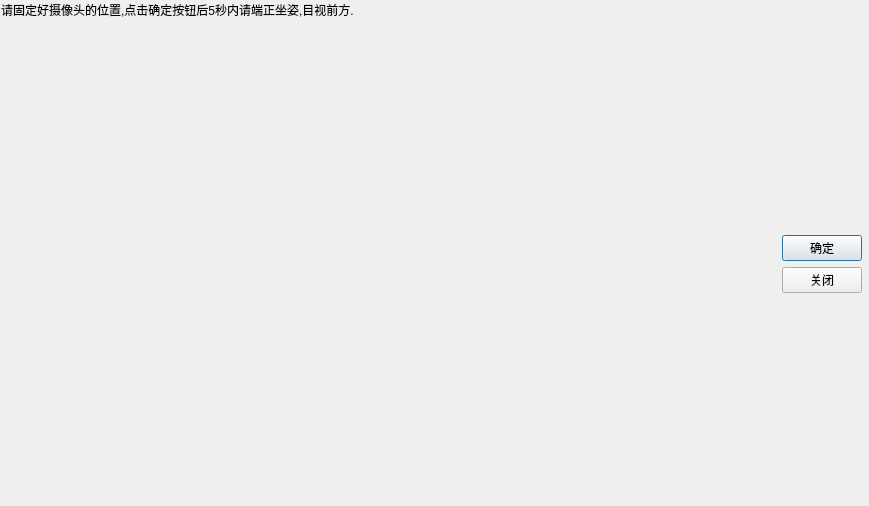
<?xml version="1.0" encoding="UTF-8"?>
<ui version="4.0">
 <class>MyDialog</class>
 <widget class="QDialog" name="MyDialog">
  <property name="geometry">
   <rect>
    <x>0</x>
    <y>0</y>
    <width>869</width>
    <height>506</height>
   </rect>
  </property>
  <property name="windowTitle">
   <string>Dialog</string>
  </property>
  <widget class="QWidget" name="layoutWidget">
   <property name="geometry">
    <rect>
     <x>1</x>
     <y>1</y>
     <width>861</width>
     <height>501</height>
    </rect>
   </property>
   <layout class="QVBoxLayout" name="verticalLayout_2">
    <item>
     <widget class="QLabel" name="label">
      <property name="maximumSize">
       <size>
        <width>16777215</width>
        <height>25</height>
       </size>
      </property>
      <property name="text">
       <string>请固定好摄像头的位置,点击确定按钮后5秒内请端正坐姿,目视前方.</string>
      </property>
     </widget>
    </item>
    <item>
     <layout class="QHBoxLayout" name="horizontalLayout">
      <item>
       <widget class="QLabel" name="inVideo">
        <property name="text">
         <string/>
        </property>
        <property name="alignment">
         <set>Qt::AlignCenter</set>
        </property>
       </widget>
      </item>
      <item>
       <spacer name="horizontalSpacer">
        <property name="orientation">
         <enum>Qt::Horizontal</enum>
        </property>
        <property name="sizeHint" stdset="0">
         <size>
          <width>40</width>
          <height>20</height>
         </size>
        </property>
       </spacer>
      </item>
      <item>
       <layout class="QVBoxLayout" name="verticalLayout">
        <item>
         <spacer name="verticalSpacer_2">
          <property name="orientation">
           <enum>Qt::Vertical</enum>
          </property>
          <property name="sizeHint" stdset="0">
           <size>
            <width>20</width>
            <height>40</height>
           </size>
          </property>
         </spacer>
        </item>
        <item>
         <widget class="QPushButton" name="Ok">
          <property name="text">
           <string>确定</string>
          </property>
         </widget>
        </item>
        <item>
         <widget class="QPushButton" name="Cancel">
          <property name="text">
           <string>关闭</string>
          </property>
         </widget>
        </item>
        <item>
         <spacer name="verticalSpacer">
          <property name="orientation">
           <enum>Qt::Vertical</enum>
          </property>
          <property name="sizeHint" stdset="0">
           <size>
            <width>20</width>
            <height>40</height>
           </size>
          </property>
         </spacer>
        </item>
       </layout>
      </item>
     </layout>
    </item>
   </layout>
  </widget>
 </widget>
 <resources/>
 <connections/>
</ui>
